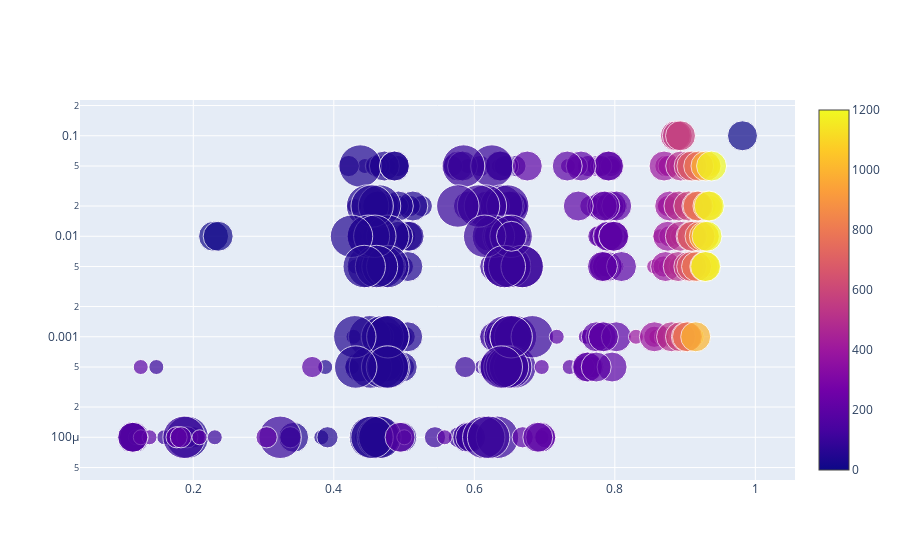

Here is the notebook cell this chart was saved with:
### Code cell
import plotly.graph_objects as go

sizeref = max(df["hidden_dimension"])/(30**2)

fig = go.Figure()

fig.add_trace(go.Scatter(
    y=df["learning_rate"],
    x=df["best_accuracy"],
    mode='markers',
    marker=dict(
        color=df["intrinsic_dimension"], size=df["hidden_dimension"],
        sizemode = 'area', sizeref=sizeref,
        sizemin=2, showscale = True
        ),
))
fig.update_yaxes(type="log")
fig.show()

### Figure 1 — Plotly figure (JSON) as saved in the notebook; plotly's stock layout.template omitted (floating-point values rounded to 4 significant figures; data arrays with more than 128 entries replaced by an {"elided": "..."} marker saying what was removed)
{"data": [{"marker": {"color": {"elided": "518 int values"}, "showscale": true, "size": {"elided": "518 int values"}, "sizemin": 2, "sizemode": "area", "sizeref": 0.4444}, "mode": "markers", "type": "scatter", "x": {"elided": "518 float values"}, "y": {"elided": "518 float values"}}], "layout": {"yaxis": {"type": "log"}}}
